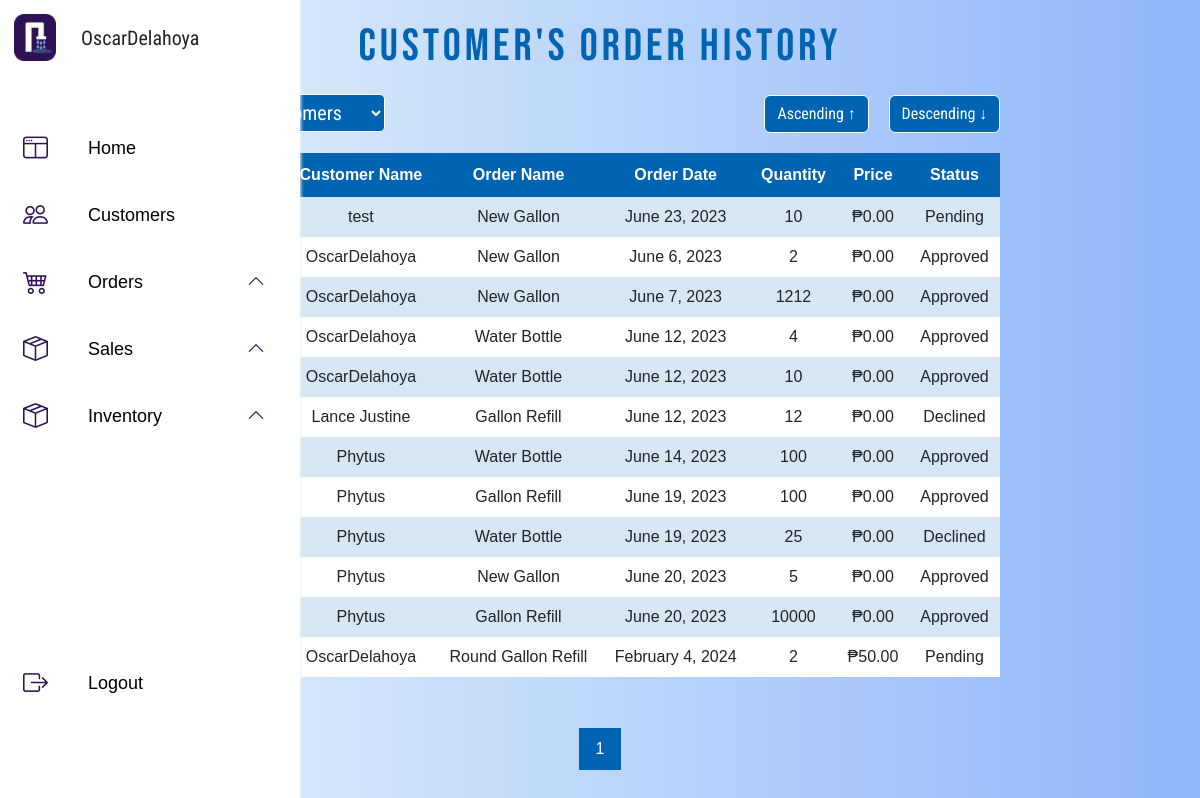
The app's page /tentian_V22/admin/admin_orderHistory.php (signed in) with its own data.
### tables this page shows
CREATE TABLE `orders` (
  `order_id` int(11) NOT NULL,
  `order_name` varchar(255) NOT NULL,
  `quantity` int(11) NOT NULL,
  `price` int(15) NOT NULL,
  `full_name` varchar(255) NOT NULL,
  `complete_address` varchar(255) NOT NULL,
  `date_created` timestamp NOT NULL DEFAULT current_timestamp(),
  `status` enum('Pending','Approved','Declined','Complete') NOT NULL
);

### tentian_V22/admin/admin_orderHistory.php (the view, shortened to what this page needs)
<?php
include('../Connection/Connection.php');
$recordsPerPage = 20;
$currentPage = isset($_GET['page']) ? intval($_GET['page']) : 1;
$offset = ($currentPage - 1) * $recordsPerPage;
$sortOrder = isset($_GET['sort_order']) ? $_GET['sort_order'] : '';
$selectedCustomer = isset($_GET['filter_name']) ? $_GET['filter_name'] : '';
$sql = "SELECT o.order_id, o.order_name, o.full_name, o.date_created, o.quantity, o.price, o.status, o.complete_address
        FROM orders o
        LEFT JOIN customer c ON o.full_name = c.full_name";
$sql .= " LIMIT $offset, $recordsPerPage";
$stmt = $conn->prepare($sql);
$stmt->execute();
$orders = $stmt->fetchAll(PDO::FETCH_ASSOC);
$totalRecords = $conn->query("SELECT COUNT(*) AS total FROM orders")->fetch(PDO::FETCH_ASSOC)['total'];
$totalPages = ceil($totalRecords / $recordsPerPage);
?>
<!DOCTYPE html>
<html>
<head>
    <link href="https://cdn.jsdelivr.net/npm/bootstrap@5.3.0-alpha3/dist/css/bootstrap.min.css" rel="stylesheet">
    <link rel="stylesheet" href="https://cdn.jsdelivr.net/npm/bootstrap-icons@1.10.5/font/bootstrap-icons.css">
    <link rel="stylesheet" href="../admin/files/admin.css">
    <link rel="stylesheet" href="https://unpkg.com/aos@next/dist/aos.css"/>
</head>
<body>
    <?php include ('../admin/adminsidebar.php') ?>
    <div class="main-content">
        <div class="admO-header">
            <h1>Customer's Order History</h1>
            <div class="filter-form">
                <form method="GET">
                </form>
            </div>
            <div class="sort-buttons">
            <a class="btn btn-primary" href="admin_orderHistory.php?sort_order=desc&filter_name=<?= $selectedCustomer ?>">Descending ↓</a>
            <a class="btn btn-primary" href="admin_orderHistory.php?sort_order=asc&filter_name=<?= $selectedCustomer ?>">Ascending ↑</a>
            </div>
        </div>
        <div class="order-table" data-aos="fade-up">
            <table class="tables">
                <thead>
                    <tr>
                        <th scope="col">Order ID</th>
                        <th scope="col">Customer Name</th>
                        <th scope="col">Order Name</th>
                        <th scope="col">Order Date</th>
                        <th scope="col">Quantity</th>
                        <th scope="col">Price</th>
                        <th scope="col">Status</th>
                    </tr>
                </thead>
                <tbody>
                    <?php foreach ($orders as $order): ?>
                        <tr>
                            <td><?= $order['order_id']; ?></td>
                            <td class="address-tooltip" data-address="<?= $order['complete_address']; ?>"><?= $order['full_name']; ?></td>
                            <td><?= $order['order_name']; ?></td>
                            <td><?= date('F j, Y', strtotime($order['date_created'])); ?></td>
                            <td><?= $order['quantity']; ?></td>
                            <td><?= '₱' . number_format($order['price'], 2); ?></td>
                            <td><?= $order['status']; ?></td>
                        </tr>
                    <?php endforeach; ?>
                </tbody>
            </table>
        </div>
            <div class="pagination">
                <?php for ($i = 1; $i <= $totalPages; $i++): ?>
                <a class="page-link <?= ($i === $currentPage) ? 'active' : ''; ?>" href="admin_orderHistory.php?page=<?= $i ?>&sort_order=<?= $sortOrder ?>&filter_name=<?= $selectedCustomer ?>"><?= $i ?></a>
                <?php endfor; ?>
                </div>
    </div>
</body>
</html>

### tentian_V22/admin/files/admin.css (style rules this page uses)
* { padding: 0%; margin: 0%; font-family: sans-serif; }
body { height: 100px; background-image: linear-gradient(to right, #ebf8fa, #8fb5fa); }
.main-content { max-width: 70%; margin: 0 auto; padding: 20px; box-sizing: border-box; }
h1 { font-size: 35px; text-align: center; margin-bottom: 20px; }
form { margin-bottom: 20px; }
table { width: 100%; border-collapse: collapse; text-align: center; }
table td, table th { padding: 8px; }
table tr:nth-child(even) { background-color: #fff; }
table tr:nth-child(odd) { background-color: #D7E6F3; }
table th { padding-top: 10px; padding-bottom: 10px; background-color: #0064B2; color: white; text-align: center; }
.pagination { position: fixed; justify-content: center; bottom: 0; left: 0; width: 100%; padding: 10px; margin-bottom: 20px; }
.pagination a { display: inline-block; padding: 8px 16px; text-decoration: none; transition: background-color 0.3s; }
.pagination a.active { background-color: #0064B2; color: white; border: 1px solid #0064B2; }
.admO-header h1 { font-family: 'Bebas Neue', sans-serif; letter-spacing: 4px; color: #0064B2; font-size: 45px; }
.address-tooltip { position: relative; cursor: pointer; }
.address-tooltip::after { content: attr(data-address); position: absolute; display: none; top: 0; left: 100%; width: 150%; padding: 8px; background-color: #f0f0f0; border: 1px solid #ccc; border-radius: 4px; z-index: 1; }
.sort-buttons { display: flex; margin-top: -57px; margin-bottom: 20px; flex-direction: row-reverse; }
.btn-primary { background-color: #0064B2; border: 1px solid #fff; margin-left: 20px; font-family: 'Roboto Condensed', sans-serif; transition: .5s; }

### records on screen
orders: full_name "test", order_name "New Gallon", date_created "June 23, 2023", quantity "10", price "0.00", status "Pending"
orders: full_name "OscarDelahoya", order_name "New Gallon", date_created "June 6, 2023", quantity "2", price "0.00", status "Approved"
orders: full_name "OscarDelahoya", order_name "New Gallon", date_created "June 7, 2023", quantity "1212", price "0.00", status "Approved"
orders: full_name "OscarDelahoya", order_name "Water Bottle", date_created "June 12, 2023", quantity "4", price "0.00", status "Approved"
orders: full_name "OscarDelahoya", order_name "Water Bottle", date_created "June 12, 2023", quantity "10", price "0.00", status "Approved"
orders: full_name "Lance Justine", order_name "Gallon Refill", date_created "June 12, 2023", quantity "12", price "0.00", status "Declined"
orders: full_name "Phytus", order_name "Water Bottle", date_created "June 14, 2023", quantity "100", price "0.00", status "Approved"
orders: full_name "Phytus", order_name "Gallon Refill", date_created "June 19, 2023", quantity "100", price "0.00", status "Approved"
orders: full_name "Phytus", order_name "Water Bottle", date_created "June 19, 2023", quantity "25", price "0.00", status "Declined"
orders: full_name "Phytus", order_name "New Gallon", date_created "June 20, 2023", quantity "5", price "0.00", status "Approved"
orders: full_name "Phytus", order_name "Gallon Refill", date_created "June 20, 2023", quantity "10000", price "0.00", status "Approved"
orders: full_name "OscarDelahoya", order_name "Round Gallon Refill", date_created "February 4, 2024", quantity "2", price "50.00", status "Pending"

### other values on screen
$user['full_name'] "OscarDelahoya"
